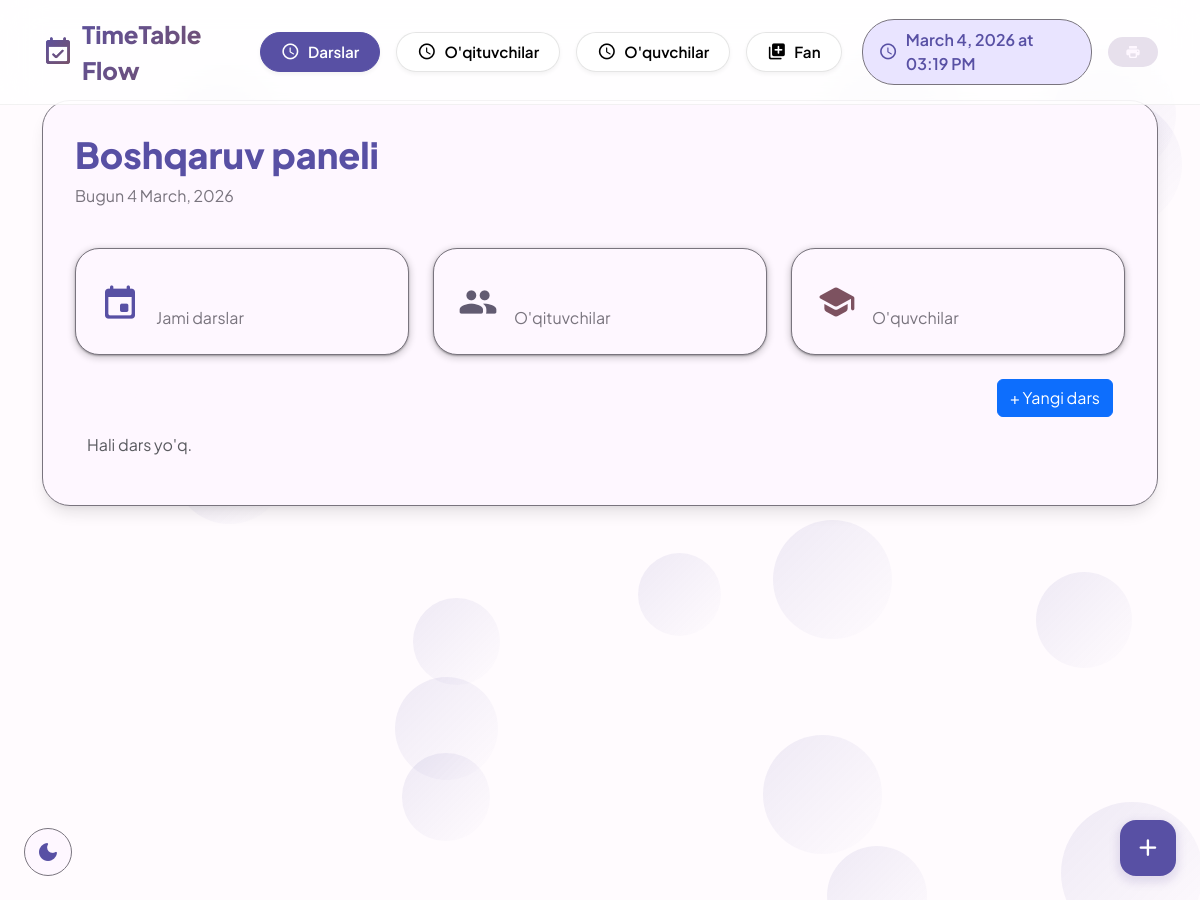
/, run on an earlier commit of the app's database.
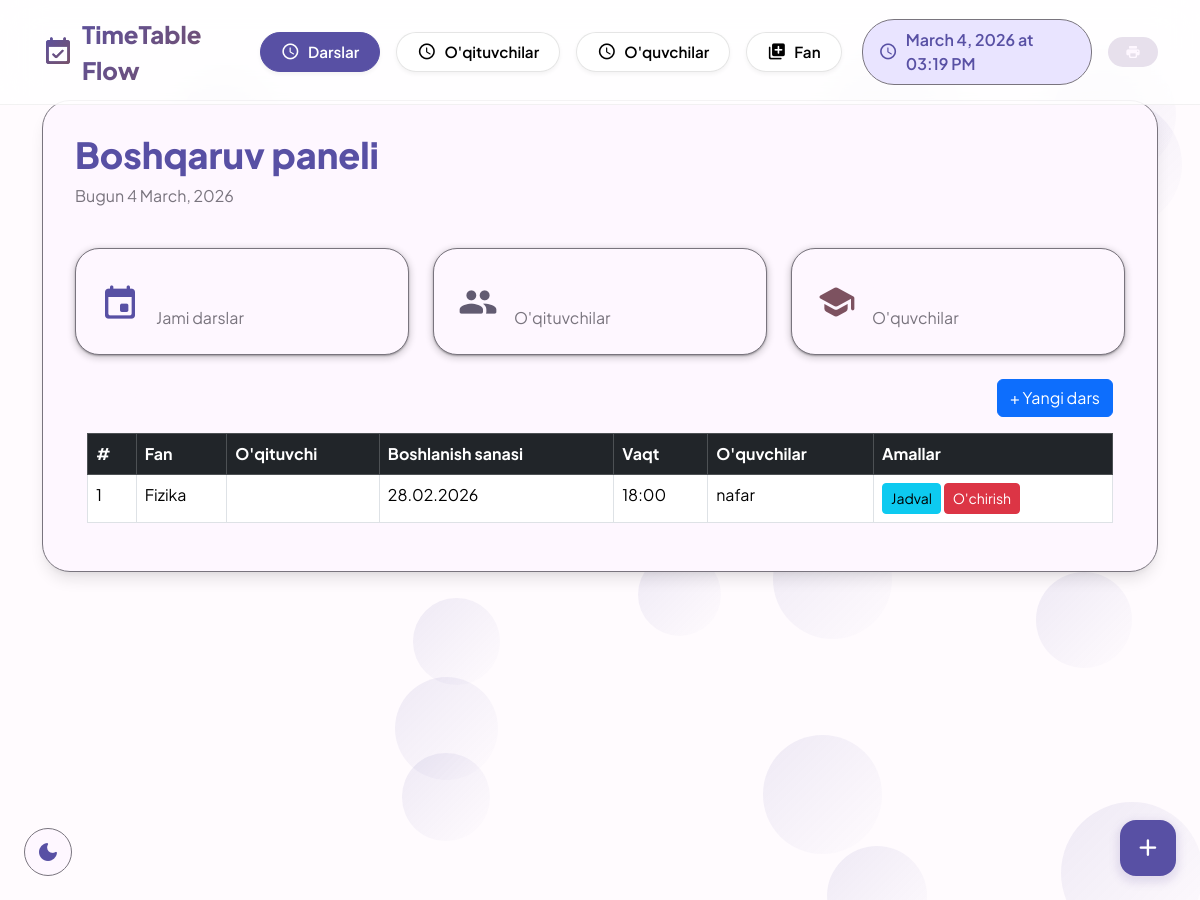
And on a later commit of the database.
### raspisaniya/models.py (models this page shows, shortened)
class Lesson(models.Model):
    subject = models.ForeignKey(Subject, on_delete=models.CASCADE)
    start_date = models.DateField(default='2025-01-01')
    start_time = models.TimeField(default='09:00')
    DURATION_MINUTES = 80

class Subject(models.Model):
    name = models.CharField(max_length=100, unique=True)
    def __str__(self):
        return self.name

### raspisaniya/views.py (the view)
# urls.py: path('', views.lesson_list, name='lesson_list'),
def lesson_list(request):
    lessons = Lesson.objects.select_related('subject').prefetch_related(
        'groups__teacher', 'groups__students'
    ).all()
    return render(request, "raspisaniya/lesson_list.html", {"lessons": lessons})

### templates/raspisaniya/lesson_list.html (shortened to what this page needs)
{% extends 'raspisaniya/base.html' %}
{% block content %}
<div class="container mt-4">
    <div class="d-flex justify-content-between align-items-center mb-3">
        <h4>Darslar ro'yxati</h4>
        <a href="{% url 'lesson_create' %}" class="btn btn-primary">+ Yangi dars</a>
    </div>
    {% if lessons %}
    <table class="table table-bordered table-hover">
        <thead class="table-dark">
            <tr>
                <th>#</th>
                <th>Fan</th>
                <th>O'qituvchi</th>
                <th>Boshlanish sanasi</th>
                <th>Vaqt</th>
                <th>O'quvchilar</th>
                <th>Amallar</th>
            </tr>
        </thead>
        <tbody>
            {% for lesson in lessons %}
            <tr>
                <td>{{ forloop.counter }}</td>
                <td>{{ lesson.subject }}</td>
                <td>{{ lesson.teacher }}</td>
                <td>{{ lesson.start_date|date:"d.m.Y" }}</td>
                <td>{{ lesson.start_time|time:"H:i" }}</td>
                <td>{{ lesson.students.count }} nafar</td>
                <td>
                    <a href="{% url 'lesson_schedule' lesson.pk %}" class="btn btn-sm btn-info">Jadval</a>
                    <a href="{% url 'lesson_delete' lesson.pk %}" class="btn btn-sm btn-danger">O'chirish</a>
                </td>
            </tr>
            {% endfor %}
        </tbody>
    </table>
    {% else %}
        <p class="text-muted">Hali dars yo'q.</p>
    {% endif %}
</div>
{% endblock %}

What changed in the data, as far as the page shows it:
added Lesson: subject "Fizika", start_date "28.02.2026", start_time "18:00"
Also different on the page:
text no longer shown: "Hali dars yo'q."
text now shown: "# Fan O'qituvchi Boshlanish sanasi Vaqt O'quvchilar Amallar"
